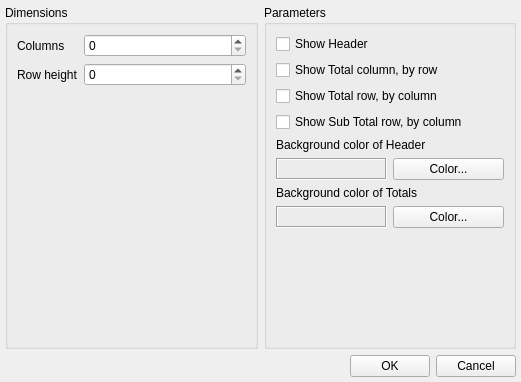
<?xml version="1.0" encoding="UTF-8"?>
<ui version="4.0">
 <class>EditFldDlg</class>
 <widget class="QDialog" name="EditFldDlg">
  <property name="geometry">
   <rect>
    <x>0</x>
    <y>0</y>
    <width>521</width>
    <height>382</height>
   </rect>
  </property>
  <property name="windowTitle">
   <string>Field editor</string>
  </property>
  <layout class="QVBoxLayout" name="verticalLayout">
   <property name="spacing">
    <number>6</number>
   </property>
   <property name="leftMargin">
    <number>5</number>
   </property>
   <property name="topMargin">
    <number>5</number>
   </property>
   <property name="rightMargin">
    <number>5</number>
   </property>
   <property name="bottomMargin">
    <number>5</number>
   </property>
   <item>
    <widget class="QStackedWidget" name="stackedWidget">
     <property name="currentIndex">
      <number>5</number>
     </property>
     <widget class="QWidget" name="page">
      <layout class="QVBoxLayout" name="verticalLayout_2">
       <property name="spacing">
        <number>0</number>
       </property>
       <property name="leftMargin">
        <number>0</number>
       </property>
       <property name="topMargin">
        <number>0</number>
       </property>
       <property name="rightMargin">
        <number>0</number>
       </property>
       <property name="bottomMargin">
        <number>0</number>
       </property>
       <item>
        <widget class="QTabWidget" name="tabWidget">
         <property name="currentIndex">
          <number>0</number>
         </property>
         <widget class="QWidget" name="tab">
          <attribute name="title">
           <string>Text</string>
          </attribute>
          <layout class="QVBoxLayout" name="verticalLayout_5">
           <property name="spacing">
            <number>0</number>
           </property>
           <property name="leftMargin">
            <number>0</number>
           </property>
           <property name="topMargin">
            <number>2</number>
           </property>
           <property name="rightMargin">
            <number>0</number>
           </property>
           <property name="bottomMargin">
            <number>0</number>
           </property>
           <item>
            <widget class="QWidget" name="widget_2" native="true">
             <layout class="QHBoxLayout" name="horizontalLayout_3">
              <property name="spacing">
               <number>0</number>
              </property>
              <property name="leftMargin">
               <number>0</number>
              </property>
              <property name="topMargin">
               <number>0</number>
              </property>
              <property name="rightMargin">
               <number>0</number>
              </property>
              <property name="bottomMargin">
               <number>3</number>
              </property>
              <item>
               <widget class="QToolButton" name="btnAddVariable">
                <property name="toolTip">
                 <string>Add variable</string>
                </property>
                <property name="text">
                 <string>...</string>
                </property>
                <property name="icon">
                 <iconset resource="images.qrc">
                  <normaloff>:/new/prefix1/images/variable.png</normaloff>:/new/prefix1/images/variable.png</iconset>
                </property>
                <property name="autoRaise">
                 <bool>true</bool>
                </property>
               </widget>
              </item>
              <item>
               <widget class="QToolButton" name="btnAddFunction">
                <property name="enabled">
                 <bool>true</bool>
                </property>
                <property name="toolTip">
                 <string>Add function</string>
                </property>
                <property name="text">
                 <string>...</string>
                </property>
                <property name="icon">
                 <iconset resource="images.qrc">
                  <normaloff>:/new/prefix1/images/function.png</normaloff>:/new/prefix1/images/function.png</iconset>
                </property>
                <property name="autoRaise">
                 <bool>true</bool>
                </property>
               </widget>
              </item>
              <item>
               <widget class="QToolButton" name="btnFormatting">
                <property name="enabled">
                 <bool>true</bool>
                </property>
                <property name="toolTip">
                 <string>Add formatting</string>
                </property>
                <property name="text">
                 <string>...</string>
                </property>
                <property name="icon">
                 <iconset resource="images.qrc">
                  <normaloff>:/new/prefix1/images/formating.png</normaloff>:/new/prefix1/images/formating.png</iconset>
                </property>
                <property name="autoRaise">
                 <bool>true</bool>
                </property>
               </widget>
              </item>
              <item>
               <widget class="QToolButton" name="btnTextDirection">
                <property name="enabled">
                 <bool>false</bool>
                </property>
                <property name="toolTip">
                 <string>Text direction</string>
                </property>
                <property name="text">
                 <string>&lt;-</string>
                </property>
                <property name="checkable">
                 <bool>true</bool>
                </property>
                <property name="autoRaise">
                 <bool>true</bool>
                </property>
               </widget>
              </item>
              <item>
               <widget class="QRadioButton" name="radioButtonText">
                <property name="text">
                 <string>Text</string>
                </property>
               </widget>
              </item>
              <item>
               <widget class="QRadioButton" name="radioButtonTextImage">
                <property name="text">
                 <string>Process as image</string>
                </property>
               </widget>
              </item>
              <item>
               <widget class="QRadioButton" name="radioButtonDatabaseImage">
                <property name="text">
                 <string>Image from database</string>
                </property>
               </widget>
              </item>
              <item>
               <spacer name="horizontalSpacer_3">
                <property name="orientation">
                 <enum>Qt::Horizontal</enum>
                </property>
                <property name="sizeHint" stdset="0">
                 <size>
                  <width>40</width>
                  <height>20</height>
                 </size>
                </property>
               </spacer>
              </item>
             </layout>
            </widget>
           </item>
           <item>
            <widget class="QTextEdit" name="textEdit"/>
           </item>
           <item>
            <widget class="QLabel" name="lblAttention">
             <property name="styleSheet">
              <string notr="true">border-color: rgb(255, 255, 255);</string>
             </property>
             <property name="text">
              <string>Attention! You may enter just ONE variable and not any text.</string>
             </property>
            </widget>
           </item>
          </layout>
         </widget>
         <widget class="QWidget" name="tab_2">
          <attribute name="title">
           <string>Condtion</string>
          </attribute>
          <layout class="QVBoxLayout" name="verticalLayout_9">
           <item>
            <layout class="QHBoxLayout" name="horizontalLayout_6">
             <item>
              <widget class="QRadioButton" name="rdPrinting">
               <property name="text">
                <string>Printing</string>
               </property>
               <property name="checked">
                <bool>true</bool>
               </property>
               <attribute name="buttonGroup">
                <string notr="true">buttonGroup</string>
               </attribute>
              </widget>
             </item>
             <item>
              <widget class="QRadioButton" name="rdHighlighting">
               <property name="text">
                <string>Hightlighting</string>
               </property>
               <attribute name="buttonGroup">
                <string notr="true">buttonGroup</string>
               </attribute>
              </widget>
             </item>
            </layout>
           </item>
           <item>
            <widget class="QGroupBox" name="grpCondition">
             <property name="title">
              <string>Condition</string>
             </property>
             <layout class="QVBoxLayout" name="verticalLayout_6">
              <item>
               <widget class="QLineEdit" name="edtCondition"/>
              </item>
             </layout>
            </widget>
           </item>
           <item>
            <layout class="QHBoxLayout" name="horizontalLayout_7">
             <item>
              <widget class="QGroupBox" name="grpFont">
               <property name="enabled">
                <bool>false</bool>
               </property>
               <property name="title">
                <string>Font</string>
               </property>
               <layout class="QVBoxLayout" name="verticalLayout_7">
                <item>
                 <widget class="QCheckBox" name="chkBold">
                  <property name="text">
                   <string>Bold</string>
                  </property>
                 </widget>
                </item>
                <item>
                 <widget class="QCheckBox" name="chkItalic">
                  <property name="text">
                   <string>Italic</string>
                  </property>
                 </widget>
                </item>
                <item>
                 <widget class="QCheckBox" name="chkUnderline">
                  <property name="text">
                   <string>Underline</string>
                  </property>
                 </widget>
                </item>
                <item>
                 <widget class="QCheckBox" name="chkStrikeout">
                  <property name="text">
                   <string>Strikeout</string>
                  </property>
                 </widget>
                </item>
                <item>
                 <spacer name="verticalSpacer">
                  <property name="orientation">
                   <enum>Qt::Vertical</enum>
                  </property>
                  <property name="sizeHint" stdset="0">
                   <size>
                    <width>20</width>
                    <height>40</height>
                   </size>
                  </property>
                 </spacer>
                </item>
                <item>
                 <layout class="QHBoxLayout" name="horizontalLayout_4">
                  <item>
                   <widget class="QLabel" name="lblColorF">
                    <property name="frameShape">
                     <enum>QFrame::Box</enum>
                    </property>
                    <property name="frameShadow">
                     <enum>QFrame::Sunken</enum>
                    </property>
                    <property name="text">
                     <string/>
                    </property>
                   </widget>
                  </item>
                  <item>
                   <widget class="QPushButton" name="btnColorF">
                    <property name="text">
                     <string>Color...</string>
                    </property>
                   </widget>
                  </item>
                 </layout>
                </item>
               </layout>
              </widget>
             </item>
             <item>
              <widget class="QGroupBox" name="grpBackground">
               <property name="enabled">
                <bool>false</bool>
               </property>
               <property name="title">
                <string>Background</string>
               </property>
               <layout class="QVBoxLayout" name="verticalLayout_8">
                <item>
                 <widget class="QRadioButton" name="rdTransparent">
                  <property name="text">
                   <string>Transparent</string>
                  </property>
                  <property name="checked">
                   <bool>true</bool>
                  </property>
                 </widget>
                </item>
                <item>
                 <widget class="QRadioButton" name="rdOther">
                  <property name="text">
                   <string>Other</string>
                  </property>
                 </widget>
                </item>
                <item>
                 <spacer name="verticalSpacer_2">
                  <property name="orientation">
                   <enum>Qt::Vertical</enum>
                  </property>
                  <property name="sizeHint" stdset="0">
                   <size>
                    <width>20</width>
                    <height>40</height>
                   </size>
                  </property>
                 </spacer>
                </item>
                <item>
                 <layout class="QHBoxLayout" name="horizontalLayout_5">
                  <item>
                   <widget class="QLabel" name="lblColorB">
                    <property name="frameShape">
                     <enum>QFrame::Box</enum>
                    </property>
                    <property name="frameShadow">
                     <enum>QFrame::Sunken</enum>
                    </property>
                    <property name="text">
                     <string/>
                    </property>
                   </widget>
                  </item>
                  <item>
                   <widget class="QPushButton" name="btnColorB">
                    <property name="text">
                     <string>Color...</string>
                    </property>
                   </widget>
                  </item>
                 </layout>
                </item>
               </layout>
              </widget>
             </item>
            </layout>
           </item>
          </layout>
         </widget>
        </widget>
       </item>
      </layout>
     </widget>
     <widget class="QWidget" name="page_2">
      <layout class="QVBoxLayout" name="verticalLayout_3">
       <property name="spacing">
        <number>6</number>
       </property>
       <property name="leftMargin">
        <number>0</number>
       </property>
       <property name="topMargin">
        <number>0</number>
       </property>
       <property name="rightMargin">
        <number>0</number>
       </property>
       <property name="bottomMargin">
        <number>0</number>
       </property>
       <item>
        <widget class="QWidget" name="widget" native="true">
         <property name="sizePolicy">
          <sizepolicy hsizetype="Preferred" vsizetype="Fixed">
           <horstretch>0</horstretch>
           <verstretch>0</verstretch>
          </sizepolicy>
         </property>
         <layout class="QHBoxLayout" name="horizontalLayout_2">
          <property name="spacing">
           <number>0</number>
          </property>
          <property name="leftMargin">
           <number>0</number>
          </property>
          <property name="topMargin">
           <number>0</number>
          </property>
          <property name="rightMargin">
           <number>0</number>
          </property>
          <property name="bottomMargin">
           <number>0</number>
          </property>
          <item>
           <widget class="QToolButton" name="btnLoadImage">
            <property name="text">
             <string>...</string>
            </property>
            <property name="icon">
             <iconset resource="images.qrc">
              <normaloff>:/new/prefix1/images/open.png</normaloff>:/new/prefix1/images/open.png</iconset>
            </property>
            <property name="autoRaise">
             <bool>true</bool>
            </property>
           </widget>
          </item>
          <item>
           <widget class="QToolButton" name="btnSaveImage">
            <property name="toolTip">
             <string>Save As</string>
            </property>
            <property name="text">
             <string>...</string>
            </property>
            <property name="icon">
             <iconset resource="images.qrc">
              <normaloff>:/new/prefix1/images/saveAll.png</normaloff>:/new/prefix1/images/saveAll.png</iconset>
            </property>
            <property name="autoRaise">
             <bool>true</bool>
            </property>
           </widget>
          </item>
          <item>
           <widget class="QCheckBox" name="chkIgnoreAspectRatio">
            <property name="text">
             <string>Ignore aspect ratio</string>
            </property>
           </widget>
          </item>
          <item>
           <spacer name="horizontalSpacer_2">
            <property name="orientation">
             <enum>Qt::Horizontal</enum>
            </property>
            <property name="sizeHint" stdset="0">
             <size>
              <width>40</width>
              <height>20</height>
             </size>
            </property>
           </spacer>
          </item>
         </layout>
        </widget>
       </item>
       <item>
        <widget class="QScrollArea" name="scrollArea">
         <property name="widgetResizable">
          <bool>true</bool>
         </property>
         <widget class="QWidget" name="scrollAreaWidgetContents">
          <property name="geometry">
           <rect>
            <x>0</x>
            <y>0</y>
            <width>98</width>
            <height>28</height>
           </rect>
          </property>
          <layout class="QVBoxLayout" name="verticalLayout_4">
           <property name="spacing">
            <number>0</number>
           </property>
           <property name="leftMargin">
            <number>0</number>
           </property>
           <property name="topMargin">
            <number>0</number>
           </property>
           <property name="rightMargin">
            <number>0</number>
           </property>
           <property name="bottomMargin">
            <number>0</number>
           </property>
           <item>
            <widget class="QLabel" name="label">
             <property name="sizePolicy">
              <sizepolicy hsizetype="Ignored" vsizetype="Ignored">
               <horstretch>0</horstretch>
               <verstretch>0</verstretch>
              </sizepolicy>
             </property>
             <property name="text">
              <string/>
             </property>
             <property name="pixmap">
              <pixmap resource="images.qrc">:/new/prefix1/images/picture.png</pixmap>
             </property>
            </widget>
           </item>
          </layout>
         </widget>
        </widget>
       </item>
      </layout>
     </widget>
     <widget class="QWidget" name="page_3">
      <layout class="QVBoxLayout" name="verticalLayout_11">
       <property name="spacing">
        <number>0</number>
       </property>
       <property name="leftMargin">
        <number>0</number>
       </property>
       <property name="topMargin">
        <number>0</number>
       </property>
       <property name="rightMargin">
        <number>0</number>
       </property>
       <property name="bottomMargin">
        <number>0</number>
       </property>
       <item>
        <widget class="QTabWidget" name="tabDiagram">
         <property name="currentIndex">
          <number>0</number>
         </property>
         <widget class="QWidget" name="tab_5">
          <attribute name="title">
           <string>Diagram property</string>
          </attribute>
          <layout class="QVBoxLayout" name="verticalLayout_13">
           <item>
            <widget class="QGroupBox" name="groupBox">
             <property name="title">
              <string>Diagram</string>
             </property>
             <layout class="QVBoxLayout" name="verticalLayout_12">
              <item>
               <layout class="QHBoxLayout" name="horizontalLayout_8">
                <item>
                 <widget class="QLabel" name="label_2">
                  <property name="text">
                   <string>Chart caption</string>
                  </property>
                 </widget>
                </item>
                <item>
                 <widget class="QLineEdit" name="edtCaption"/>
                </item>
               </layout>
              </item>
              <item>
               <widget class="QCheckBox" name="chkShowCaption">
                <property name="text">
                 <string>Show caption</string>
                </property>
               </widget>
              </item>
              <item>
               <widget class="QCheckBox" name="chkShowGrid">
                <property name="text">
                 <string>Show grid</string>
                </property>
               </widget>
              </item>
              <item>
               <widget class="QCheckBox" name="chkShowLegend">
                <property name="text">
                 <string>Show legend</string>
                </property>
               </widget>
              </item>
              <item>
               <widget class="QCheckBox" name="chkGraphs">
                <property name="text">
                 <string>Set the params of the graphs</string>
                </property>
               </widget>
              </item>
              <item>
               <widget class="QCheckBox" name="chkGraphsCaption">
                <property name="text">
                 <string>Show graph caption</string>
                </property>
               </widget>
              </item>
              <item>
               <widget class="QGroupBox" name="grpGraphCaption">
                <property name="enabled">
                 <bool>false</bool>
                </property>
                <property name="title">
                 <string>Graph caption</string>
                </property>
                <layout class="QVBoxLayout" name="verticalLayout_10">
                 <item>
                  <widget class="QRadioButton" name="rbRealValue">
                   <property name="text">
                    <string>Real values</string>
                   </property>
                   <property name="checked">
                    <bool>true</bool>
                   </property>
                  </widget>
                 </item>
                 <item>
                  <widget class="QRadioButton" name="rbPercentValue">
                   <property name="text">
                    <string>Percent values</string>
                   </property>
                  </widget>
                 </item>
                </layout>
               </widget>
              </item>
              <item>
               <spacer name="verticalSpacer_3">
                <property name="orientation">
                 <enum>Qt::Vertical</enum>
                </property>
                <property name="sizeHint" stdset="0">
                 <size>
                  <width>20</width>
                  <height>40</height>
                 </size>
                </property>
               </spacer>
              </item>
             </layout>
            </widget>
           </item>
          </layout>
         </widget>
         <widget class="QWidget" name="tabGraphs">
          <attribute name="title">
           <string>Graphs</string>
          </attribute>
          <layout class="QVBoxLayout" name="verticalLayout_14">
           <item>
            <layout class="QHBoxLayout" name="horizontalLayout_9">
             <property name="spacing">
              <number>0</number>
             </property>
             <item>
              <widget class="QToolButton" name="btnAddRow">
               <property name="toolTip">
                <string>Add row</string>
               </property>
               <property name="text">
                <string>...</string>
               </property>
               <property name="icon">
                <iconset resource="images.qrc">
                 <normaloff>:/new/prefix1/images/edit_add.png</normaloff>:/new/prefix1/images/edit_add.png</iconset>
               </property>
              </widget>
             </item>
             <item>
              <widget class="QToolButton" name="btnRemoveRow">
               <property name="toolTip">
                <string>Remove row</string>
               </property>
               <property name="text">
                <string>...</string>
               </property>
               <property name="icon">
                <iconset resource="images.qrc">
                 <normaloff>:/new/prefix1/images/edit_remove.png</normaloff>:/new/prefix1/images/edit_remove.png</iconset>
               </property>
              </widget>
             </item>
             <item>
              <widget class="QToolButton" name="btnUp">
               <property name="toolTip">
                <string>Up</string>
               </property>
               <property name="text">
                <string>...</string>
               </property>
               <property name="icon">
                <iconset resource="images.qrc">
                 <normaloff>:/new/prefix1/images/up.png</normaloff>:/new/prefix1/images/up.png</iconset>
               </property>
              </widget>
             </item>
             <item>
              <widget class="QToolButton" name="btnDown">
               <property name="toolTip">
                <string>Down</string>
               </property>
               <property name="text">
                <string>...</string>
               </property>
               <property name="icon">
                <iconset resource="images.qrc">
                 <normaloff>:/new/prefix1/images/down.png</normaloff>:/new/prefix1/images/down.png</iconset>
               </property>
              </widget>
             </item>
             <item>
              <spacer name="horizontalSpacer_4">
               <property name="orientation">
                <enum>Qt::Horizontal</enum>
               </property>
               <property name="sizeHint" stdset="0">
                <size>
                 <width>40</width>
                 <height>20</height>
                </size>
               </property>
              </spacer>
             </item>
            </layout>
           </item>
           <item>
            <widget class="QTableWidget" name="tableWidget">
             <property name="editTriggers">
              <set>QAbstractItemView::DoubleClicked</set>
             </property>
             <property name="selectionMode">
              <enum>QAbstractItemView::SingleSelection</enum>
             </property>
             <property name="columnCount">
              <number>3</number>
             </property>
             <attribute name="horizontalHeaderDefaultSectionSize">
              <number>120</number>
             </attribute>
             <attribute name="horizontalHeaderMinimumSectionSize">
              <number>30</number>
             </attribute>
             <attribute name="horizontalHeaderStretchLastSection">
              <bool>true</bool>
             </attribute>
             <attribute name="verticalHeaderVisible">
              <bool>false</bool>
             </attribute>
             <attribute name="verticalHeaderDefaultSectionSize">
              <number>22</number>
             </attribute>
             <column>
              <property name="text">
               <string>Caption</string>
              </property>
             </column>
             <column>
              <property name="text">
               <string>Value</string>
              </property>
             </column>
             <column>
              <property name="text">
               <string>Color</string>
              </property>
             </column>
            </widget>
           </item>
          </layout>
         </widget>
        </widget>
       </item>
      </layout>
     </widget>
     <widget class="QWidget" name="page_4">
      <layout class="QGridLayout" name="gridLayout">
       <item row="1" column="0">
        <widget class="QLabel" name="label_4">
         <property name="text">
          <string>Barcode type</string>
         </property>
        </widget>
       </item>
       <item row="1" column="1">
        <widget class="QComboBox" name="bstyle"/>
       </item>
       <item row="3" column="0" colspan="4">
        <layout class="QHBoxLayout" name="horizontalLayout_10">
         <item>
          <widget class="QLabel" name="label_3">
           <property name="text">
            <string>Value:</string>
           </property>
          </widget>
         </item>
         <item>
          <widget class="QLineEdit" name="edtValue"/>
         </item>
        </layout>
       </item>
       <item row="1" column="2">
        <widget class="QLabel" name="label_5">
         <property name="text">
          <string>Frame type</string>
         </property>
        </widget>
       </item>
       <item row="1" column="3">
        <widget class="QComboBox" name="cbFrameType"/>
       </item>
       <item row="0" column="0" colspan="4">
        <widget class="BarCode" name="wBarcode" native="true">
         <property name="sizePolicy">
          <sizepolicy hsizetype="Expanding" vsizetype="Expanding">
           <horstretch>0</horstretch>
           <verstretch>0</verstretch>
          </sizepolicy>
         </property>
        </widget>
       </item>
       <item row="2" column="0">
        <widget class="QLabel" name="label_6">
         <property name="text">
          <string>Height</string>
         </property>
        </widget>
       </item>
       <item row="2" column="1">
        <widget class="QSpinBox" name="spnHeight">
         <property name="suffix">
          <string>X</string>
         </property>
         <property name="maximum">
          <number>300</number>
         </property>
         <property name="value">
          <number>50</number>
         </property>
        </widget>
       </item>
      </layout>
     </widget>
     <widget class="QWidget" name="page_5">
      <layout class="QVBoxLayout" name="verticalLayout_15">
       <property name="spacing">
        <number>0</number>
       </property>
       <property name="leftMargin">
        <number>0</number>
       </property>
       <property name="topMargin">
        <number>0</number>
       </property>
       <property name="rightMargin">
        <number>0</number>
       </property>
       <property name="bottomMargin">
        <number>0</number>
       </property>
       <item>
        <widget class="XYZTextEditor" name="textEditRich" native="true"/>
       </item>
      </layout>
     </widget>
     <widget class="QWidget" name="page_6">
      <layout class="QGridLayout" name="gridLayout_2">
       <property name="leftMargin">
        <number>0</number>
       </property>
       <property name="topMargin">
        <number>0</number>
       </property>
       <property name="rightMargin">
        <number>0</number>
       </property>
       <property name="bottomMargin">
        <number>0</number>
       </property>
       <item row="0" column="0">
        <widget class="QGroupBox" name="groupBox_2">
         <property name="title">
          <string>Dimensions</string>
         </property>
         <layout class="QFormLayout" name="formLayout">
          <item row="0" column="0">
           <widget class="QLabel" name="label_9">
            <property name="text">
             <string>Columns</string>
            </property>
           </widget>
          </item>
          <item row="0" column="1">
           <widget class="QSpinBox" name="spnColCount"/>
          </item>
          <item row="1" column="0">
           <widget class="QLabel" name="label_11">
            <property name="text">
             <string>Row height</string>
            </property>
           </widget>
          </item>
          <item row="1" column="1">
           <widget class="QSpinBox" name="spnRowHeight"/>
          </item>
         </layout>
        </widget>
       </item>
       <item row="0" column="1">
        <widget class="QGroupBox" name="groupBox_3">
         <property name="title">
          <string>Parameters</string>
         </property>
         <layout class="QVBoxLayout" name="verticalLayout_16">
          <item>
           <widget class="QCheckBox" name="chckHeader">
            <property name="text">
             <string>Show Header</string>
            </property>
           </widget>
          </item>
          <item>
           <widget class="QCheckBox" name="chkRowTotal">
            <property name="text">
             <string>Show Total column, by row</string>
            </property>
           </widget>
          </item>
          <item>
           <widget class="QCheckBox" name="chkColTotal">
            <property name="text">
             <string>Show Total row, by column</string>
            </property>
           </widget>
          </item>
          <item>
           <widget class="QCheckBox" name="chkColSubTotal">
            <property name="text">
             <string>Show Sub Total row, by column</string>
            </property>
           </widget>
          </item>
          <item>
           <widget class="QLabel" name="label_7">
            <property name="text">
             <string>Background color of Header</string>
            </property>
           </widget>
          </item>
          <item>
           <layout class="QHBoxLayout" name="horizontalLayout_12">
            <item>
             <widget class="QLabel" name="lblColorHeader">
              <property name="frameShape">
               <enum>QFrame::Box</enum>
              </property>
              <property name="frameShadow">
               <enum>QFrame::Sunken</enum>
              </property>
              <property name="text">
               <string/>
              </property>
             </widget>
            </item>
            <item>
             <widget class="QPushButton" name="btnColorHeader">
              <property name="text">
               <string>Color...</string>
              </property>
             </widget>
            </item>
           </layout>
          </item>
          <item>
           <widget class="QLabel" name="label_10">
            <property name="text">
             <string>Background color of Totals</string>
            </property>
           </widget>
          </item>
          <item>
           <layout class="QHBoxLayout" name="horizontalLayout_11">
            <item>
             <widget class="QLabel" name="lblColorTotal">
              <property name="frameShape">
               <enum>QFrame::Box</enum>
              </property>
              <property name="frameShadow">
               <enum>QFrame::Sunken</enum>
              </property>
              <property name="text">
               <string/>
              </property>
             </widget>
            </item>
            <item>
             <widget class="QPushButton" name="btnColorTotal">
              <property name="text">
               <string>Color...</string>
              </property>
             </widget>
            </item>
           </layout>
          </item>
          <item>
           <spacer name="verticalSpacer_4">
            <property name="orientation">
             <enum>Qt::Vertical</enum>
            </property>
            <property name="sizeHint" stdset="0">
             <size>
              <width>20</width>
              <height>40</height>
             </size>
            </property>
           </spacer>
          </item>
         </layout>
        </widget>
       </item>
      </layout>
     </widget>
    </widget>
   </item>
   <item>
    <layout class="QHBoxLayout" name="horizontalLayout">
     <item>
      <spacer name="horizontalSpacer">
       <property name="orientation">
        <enum>Qt::Horizontal</enum>
       </property>
       <property name="sizeHint" stdset="0">
        <size>
         <width>40</width>
         <height>20</height>
        </size>
       </property>
      </spacer>
     </item>
     <item>
      <widget class="QPushButton" name="btnOK">
       <property name="text">
        <string>OK</string>
       </property>
      </widget>
     </item>
     <item>
      <widget class="QPushButton" name="btnCancel">
       <property name="text">
        <string>Cancel</string>
       </property>
      </widget>
     </item>
    </layout>
   </item>
  </layout>
 </widget>
 <customwidgets>
  <customwidget>
   <class>BarCode</class>
   <extends>QWidget</extends>
   <header location="global">Barcode.h</header>
   <container>1</container>
  </customwidget>
  <customwidget>
   <class>XYZTextEditor</class>
   <extends>QWidget</extends>
   <header>XYZ_TextEditor.h</header>
   <container>1</container>
  </customwidget>
 </customwidgets>
 <resources>
  <include location="images.qrc"/>
 </resources>
 <connections>
  <connection>
   <sender>btnOK</sender>
   <signal>clicked()</signal>
   <receiver>EditFldDlg</receiver>
   <slot>accept()</slot>
   <hints>
    <hint type="sourcelabel">
     <x>268</x>
     <y>277</y>
    </hint>
    <hint type="destinationlabel">
     <x>199</x>
     <y>149</y>
    </hint>
   </hints>
  </connection>
  <connection>
   <sender>btnCancel</sender>
   <signal>clicked()</signal>
   <receiver>EditFldDlg</receiver>
   <slot>reject()</slot>
   <hints>
    <hint type="sourcelabel">
     <x>351</x>
     <y>277</y>
    </hint>
    <hint type="destinationlabel">
     <x>199</x>
     <y>149</y>
    </hint>
   </hints>
  </connection>
  <connection>
   <sender>chkGraphsCaption</sender>
   <signal>toggled(bool)</signal>
   <receiver>grpGraphCaption</receiver>
   <slot>setEnabled(bool)</slot>
   <hints>
    <hint type="sourcelabel">
     <x>200</x>
     <y>193</y>
    </hint>
    <hint type="destinationlabel">
     <x>215</x>
     <y>254</y>
    </hint>
   </hints>
  </connection>
 </connections>
 <buttongroups>
  <buttongroup name="buttonGroup"/>
 </buttongroups>
</ui>
